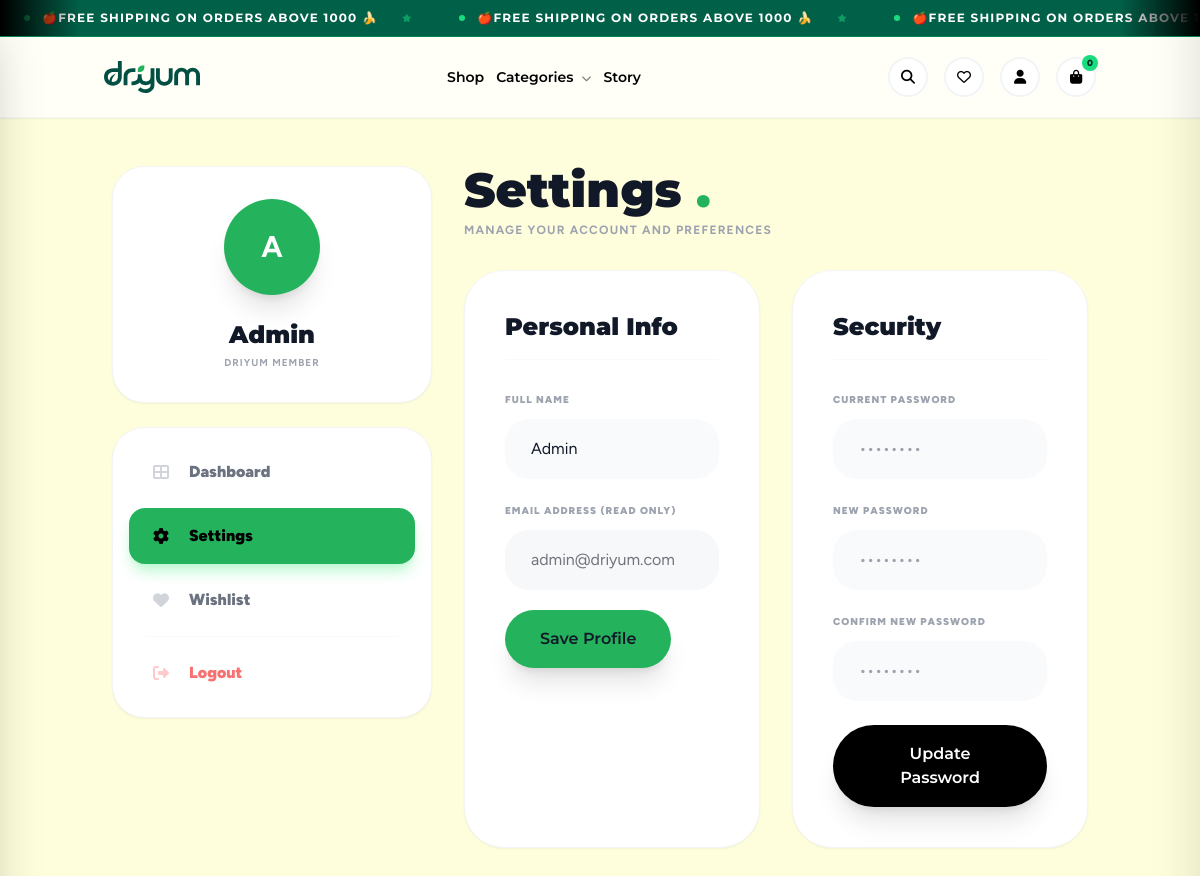
The page /settings.php (signed in) on the database its author committed.
### tables this page shows
CREATE TABLE `settings` (
  `key` varchar(100) NOT NULL,
  `value` text DEFAULT NULL,
  `updated_at` timestamp NOT NULL DEFAULT current_timestamp() ON UPDATE current_timestamp()
);

CREATE TABLE `users` (
  `id` int(11) NOT NULL,
  `name` varchar(255) NOT NULL,
  `email` varchar(255) NOT NULL,
  `phone` varchar(20) DEFAULT NULL,
  `password` varchar(255) NOT NULL,
  `is_admin` tinyint(1) DEFAULT 0,
  `is_active` tinyint(1) DEFAULT 1,
  `created_at` timestamp NOT NULL DEFAULT current_timestamp(),
  `updated_at` timestamp NOT NULL DEFAULT current_timestamp() ON UPDATE current_timestamp()
);

### config/database.php (called while the page is built, shortened)
<?php
function get_db_connection() {
    static $conn = null;
    if ($conn === null) {
        $conn = @mysqli_connect(DB_HOST, DB_USER, DB_PASS, DB_NAME);
        mysqli_set_charset($conn, "utf8mb4");
        mysqli_query($conn, "SET time_zone = '+05:30'");
    }
    return $conn;
}
function execute_query($sql, $params = []) {
    $conn = get_db_connection();
    if (!empty($params)) {
        $stmt = mysqli_prepare($conn, $sql);
        if ($stmt) {
            $types = '';
            $values = [];
            foreach ($params as $param) {
                if (is_int($param)) {
                    $types .= 'i';
                } elseif (is_double($param)) {
                    $types .= 'd';
                } else {
                    $types .= 's';
                }
                $values[] = $param;
            }
            mysqli_stmt_bind_param($stmt, $types, ...$values);
            $success = mysqli_stmt_execute($stmt);
            $result = mysqli_stmt_get_result($stmt);
            if ($result === false) {
                return $success;
            }
            return $result;
        }
        return false;
    }
    return mysqli_query($conn, $sql);
}
function fetch_one($sql, $params = []) {
    $result = execute_query($sql, $params);
    if ($result) {
        return mysqli_fetch_assoc($result);
    }
    return null;
}

### includes/functions.php (called while the page is built, shortened)
<?php
require_once __DIR__ . '/../config/database.php';
function get_setting($key, $default = null) {
    $res = fetch_one("SELECT value FROM settings WHERE `key` = ?", [$key]);
    return $res ? $res['value'] : $default;
}
function get_url($path = '') {
    $path = preg_replace('/^(\.\/|\/)/', '', $path);
    $base = defined('BASE_URL') ? BASE_URL : '/';
    $url = $base . $path;
    return $url;
}

### settings.php (the view, shortened to what this page needs)
<?php
require_once 'config/database.php';
require_once 'includes/functions.php';
$user = fetch_one("SELECT * FROM users WHERE id = ?", [$_SESSION['user_id']]);
?>
<!DOCTYPE html>
<html lang="en">
<head>
    <?php
    include 'includes/head.php';
    ?>
</head>
<body class="bg-[#FFFEDC] font-sans">
    <?php include 'includes/header.php'; ?>
    <div class="container mx-auto px-6 py-12 min-h-screen">
        <div class="flex flex-col lg:flex-row gap-8">
            <aside class="w-full lg:w-80 space-y-6">
                <div class="bg-white rounded-[32px] p-8 shadow-sm border border-gray-100 text-center">
                    <div class="w-24 h-24 bg-[#24B25D] rounded-full mx-auto mb-6 flex items-center justify-center text-white text-3xl font-bold border-4 border-[#24B25D]/20 shadow-xl">
                        <?php echo strtoupper(substr($user['name'], 0, 1)); ?>
                    </div>
                    <h2 class="text-2xl font-heading font-black text-gray-900"><?php echo htmlspecialchars($user['name']); ?></h2>
                    <p class="text-gray-400 font-bold uppercase tracking-widest text-[10px] mt-1">Driyum Member</p>
                </div>
                <div class="bg-white rounded-[32px] p-4 shadow-sm border border-gray-100 space-y-2">
                    <a href="<?php echo get_url('account'); ?>" class="flex items-center gap-4 px-6 py-4 rounded-2xl text-gray-500 hover:bg-gray-50 hover:text-black font-black transition-all group">
                        <i class="fas fa-th-large text-gray-300 group-hover:text-[#24B25D] transition-colors w-5"></i> Dashboard
                    </a>
                    <a href="<?php echo get_url('settings'); ?>" class="flex items-center gap-4 px-6 py-4 rounded-2xl font-black transition-all group bg-[#24B25D] text-black shadow-lg shadow-green-200">
                        <i class="fas fa-cog text-black transition-colors w-5"></i> Settings
                    </a>
                    <a href="<?php echo get_url('wishlist'); ?>" class="flex items-center gap-4 px-6 py-4 rounded-2xl text-gray-500 hover:bg-gray-50 hover:text-black font-black transition-all group">
                        <i class="fas fa-heart text-gray-300 group-hover:text-red-500 transition-colors w-5"></i> Wishlist
                    </a>
                    <div class="h-px bg-gray-50 my-4 mx-4"></div>
                    <a href="<?php echo get_url('logout'); ?>" class="flex items-center gap-4 px-6 py-4 rounded-2xl text-red-400 hover:bg-red-50 font-black transition-all group">
                        <i class="fas fa-sign-out-alt text-red-200 group-hover:text-red-500 transition-colors w-5"></i> Logout
                    </a>
                </div>
            </aside>
            <main class="flex-1 space-y-8">
                <div class="mb-2">
                    <h1 class="text-5xl font-heading font-black text-gray-900">Settings <span class="text-[#24B25D]">.</span></h1>
                    <p class="text-gray-400 font-bold uppercase tracking-widest text-xs mt-2">Manage your account and preferences</p>
                </div>
                <div class="grid lg:grid-cols-2 gap-8 anim-up">
                    <div class="bg-white rounded-[40px] p-10 border border-gray-100 shadow-sm transition-all hover:shadow-xl">
                        <h3 class="text-2xl font-heading font-black text-gray-900 mb-8 border-b border-gray-50 pb-4">Personal Info</h3>
                        <form method="POST" class="space-y-6">
                            <div>
                                <label class="block text-gray-400 font-black uppercase tracking-widest text-[10px] mb-3">Full Name</label>
                                <input type="text" name="name" value="<?php echo htmlspecialchars($user['name']); ?>" required class="input-chunky bg-gray-50 border-transparent focus:bg-white w-full">
                            </div>
                            <div>
                                <label class="block text-gray-400 font-black uppercase tracking-widest text-[10px] mb-3">Email Address (Read Only)</label>
                                <input type="email" value="<?php echo htmlspecialchars($user['email']); ?>" disabled class="input-chunky bg-gray-100 border-transparent w-full opacity-60">
                            </div>
                            <button type="submit" class="btn-chunky btn-primary px-8 py-3.5 shadow-xl hover:-translate-y-1 transition-all">Save Profile</button>
                        </form>
                    </div>
                    <div class="bg-white rounded-[40px] p-10 border border-gray-100 shadow-sm transition-all hover:shadow-xl">
                        <h3 class="text-2xl font-heading font-black text-gray-900 mb-8 border-b border-gray-50 pb-4">Security</h3>
                        <form method="POST" class="space-y-6">
                            <div>
                                <label class="block text-gray-400 font-black uppercase tracking-widest text-[10px] mb-3">Current Password</label>
                                <input type="password" name="current_password" required placeholder="••••••••" class="input-chunky bg-gray-50 border-transparent focus:bg-white w-full">
                            </div>
                            <div>
                                <label class="block text-gray-400 font-black uppercase tracking-widest text-[10px] mb-3">New Password</label>
                                <input type="password" name="new_password" required placeholder="••••••••" class="input-chunky bg-gray-50 border-transparent focus:bg-white w-full">
                            </div>
                            <div>
                                <label class="block text-gray-400 font-black uppercase tracking-widest text-[10px] mb-3">Confirm New Password</label>
                                <input type="password" name="confirm_password" required placeholder="••••••••" class="input-chunky bg-gray-50 border-transparent focus:bg-white w-full">
                            </div>
                            <button type="submit" class="btn-chunky bg-black text-white px-8 py-3.5 shadow-xl hover:bg-[#24B25D] hover:text-black transition-all">Update Password</button>
                        </form>
                    </div>
                </div>
            </main>
        </div>
    </div>
</body>
</html>

### includes/header.php (shortened to what this page needs)
<?php
try {
    $store_name = get_setting('store_name', 'DRIYUM');
    $announcement_raw = get_setting('announcement_text', '🚀 Free Shipping on All Orders Over ₹499 • 🌿 100% Organic & Natural');
    $announcement_bg = get_setting('announcement_bg_color', '#004f42');
    $announcement_raw = str_replace(
        ['🚀', '🌿', '✨', '⚡', '📦'],
        ['<i class="fas fa-bolt text-[#19DC7E] mr-2"></i>', '<i class="fas fa-leaf text-[#19DC7E] mr-2"></i>', '<i class="fas fa-star text-[#19DC7E] mr-2"></i>', '<i class="fas fa-bolt text-[#19DC7E] mr-2"></i>', '<i class="fas fa-box text-[#19DC7E] mr-2"></i>'],
        $announcement_raw
    );
    $announcement_parts = explode('•', $announcement_raw);
} catch (Throwable $e) {
    $store_name = 'DRIYUM';
    $announcement_parts = ['🚀 Welcome to Driyum • 🌿 All Organic Goodness'];
    $support_phone = '+91 9419809801';
    $support_email = 'contact@driyum.com';
}
?>
<div class="text-white overflow-hidden py-1.5 md:py-2.5 relative z-[40] border-b border-[#19DC7E]/30 font-cute" style="background-color: <?php echo $announcement_bg; ?>;">
    <div class="absolute left-0 top-0 bottom-0 w-20 bg-gradient-to-r from-black to-transparent z-10"></div>
    <div class="absolute right-0 top-0 bottom-0 w-20 bg-gradient-to-l from-black to-transparent z-10"></div>
    <div class="flex whitespace-nowrap animate-[marquee_20s_linear_infinite] hover:[animation-play-state:paused] items-center">
        <?php for($i=0; $i<10; $i++): ?>
            <?php foreach($announcement_parts as $msg): ?>
                <div class="flex items-center gap-3 mx-6">
                    <span class="w-1.5 h-1.5 rounded-full bg-[#19DC7E] animate-pulse"></span>
                    <span class="font-heading font-bold text-xs tracking-widest uppercase text-white">
                        <?php echo trim($msg); ?>
                    </span>
                    <i class="fas fa-star text-[8px] text-[#19DC7E]/50 ml-3"></i>
                </div>
            <?php endforeach; ?>
        <?php endfor; ?>
    </div>
</div>
<header class="hidden md:block sticky top-0 z-[100] bg-white/80 backdrop-blur-xl border-b border-gray-100 transition-all shadow-sm">
    <div class="container mx-auto px-4 lg:px-8 h-20 lg:h-20 flex items-center justify-between">
        <a href="<?php echo get_url(''); ?>" class="flex items-center gap-2 group shrink-0" aria-label="<?php echo $store_name; ?> - Home">
            <img src="<?php echo get_url('assets/images/logo.svg'); ?>" alt="<?php echo $store_name; ?> Logo" width="100" height="100" class="w-20 lg:w-24">
        </a>
        <nav class="h-full flex items-center gap-3 lg:gap-8 overflow-hidden" aria-label="Desktop Navigation">
            <a href="<?php echo get_url('shop'); ?>" class="font-heading font-semibold text-black hover:text-[#19DC7E] transition whitespace-nowrap text-sm ">Shop</a>
            <div class="mega-menu-trigger h-full flex items-center cursor-pointer group">
                <a href="<?php echo get_url('shop'); ?>" class="font-heading font-semibold text-black group-hover:text-[#19DC7E] transition py-2 whitespace-nowrap text-sm ">
                     Categories <i class="fas fa-chevron-down ml-1 text-[10px] opacity-50" aria-hidden="true"></i>
                </a>
            </div>
            <a href="<?php echo get_url('about'); ?>" class="font-heading font-semibold text-black hover:text-[#19DC7E] transition whitespace-nowrap text-sm ">Story</a>
        </nav>
        <div class="flex items-center gap-2 lg:gap-4 shrink-0">
            <button onclick="toggleSearch()" class="w-9 h-9 lg:w-10 lg:h-10 rounded-full bg-white border-2 border-gray-100 flex items-center justify-center text-black hover:border-[#19DC7E] hover:text-[#19DC7E] transition" aria-label="Open search">
                <i class="fas fa-search text-sm "></i>
            </button>
            <a href="<?php echo get_url('wishlist'); ?>" class="w-9 h-9 lg:w-10 lg:h-10 rounded-full bg-white border-2 border-gray-100 flex items-center justify-center text-black hover:border-[#19DC7E] hover:text-red-500 transition" aria-label="View Favorites">
                <i class="far fa-heart text-sm "></i>
            </a>
            <div class="relative group">
                <button class="w-9 h-9 lg:w-10 lg:h-10 rounded-full bg-white border-2 border-gray-100 flex items-center justify-center text-black hover:border-[#19DC7E] hover:text-[#19DC7E] transition" aria-label="Account menu">
                    <i class="fas fa-user text-sm "></i>
                </button>
            </div>
            <button onclick="openCartSidebar()" class="relative w-9 h-9 lg:w-10 lg:h-10 rounded-full bg-white border-2 border-gray-100 flex items-center justify-center text-black hover:border-[#19DC7E] hover:text-[#19DC7E] transition" aria-label="Open shopping bag">
                <i class="fas fa-shopping-bag text-sm"></i>
                <span id="cart-count" class="absolute -top-1 -right-1 bg-[#19DC7E] text-[#002A23] text-[9px] font-black rounded-full min-w-[16px] h-4 px-1 flex items-center justify-center shadow-sm">0</span>
            </button>
        </div>
    </div>
</header>

### assets/css/chunky.css (style rules this page uses)
:root { --color-bg: #FFFEDC; --color-primary: #24B25D; --color-primary-dark: #17775D; --color-text: #111827; --color-bg-card: #ffffff; --shadow-chunk: 0 8px 0 rgba(0, 0, 0, 0.05), 0 12px 24px rgba(0, 0, 0, 0.1); --shadow-float: 0 10px 30px -5px rgba(25, 220, 126, 0.3); --font-heading: 'Montserrat', sans-serif; --font-body: 'Figtree', sans-serif; --font-cute: 'Delius', cursive; --radius-l: 24px; --radius-xl: 40px; --radius-pill: 100px; }
.anim-up { animation: anim-up 0.6s cubic-bezier(0.34, 1.56, 0.64, 1) forwards; }
body { background-color: var(--color-bg); color: var(--color-text); font-family: var(--font-body); -webkit-font-smoothing: antialiased; overflow-x: clip; }
h1, h2, h3, h4, h5, h6 { font-family: var(--font-heading); }
.btn-chunky { display: inline-flex; align-items: center; justify-content: center; padding: 0.8rem 2rem; border-radius: var(--radius-pill); font-family: var(--font-heading); font-weight: 600; transition: all 0.2s cubic-bezier(0.34, 1.56, 0.64, 1); border: 3px solid transparent; }
.btn-primary { background: var(--color-primary); color: var(--color-text); box-shadow: 0 6px 0 #0fa85e; transform: translateY(-4px); }
.input-chunky { width: 100%; padding: 1rem 1.5rem; border-radius: var(--radius-l); border: 2px solid #e5e7eb; background: #f9fafb; font-family: var(--font-body); transition: 0.3s; }
:root { --heading-clamp: clamp(2.5rem, 8vw, 6rem); --subheading-clamp: clamp(1.25rem, 3vw, 2.5rem); }
@media (min-width: 769px) and (max-width: 1200px) { header nav { gap: 0.75rem !important; } }
@media (min-width: 769px) and (max-width: 1200px) { header .container { padding-left: 1rem !important; padding-right: 1rem !important; } }

### rows shown on the page
settings: value "🍎FREE SHIPPING ON ORDERS ABOVE 1000 🍌", value "🍎FREE SHIPPING ON ORDERS ABOVE…"
users: name "A", name "Admin", email "admin@driyum.com"
